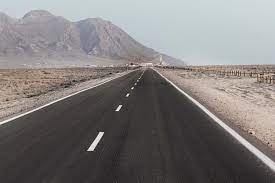
#> input picture reference_guide_code/road_img.jpg, 275 x 183 px
$ jupyter execute detect_line.ipynb   (shell and % lines are left out)
#> lines starting #> are read from the running program, lines starting #| are printed output that depends on the picture; after the words box and inside, x2 and y2 are one past the last pixel; in counts of white or black regions, pixels touching at a corner belong together
[cell 1]
import matplotlib.pyplot as plt
import matplotlib.image as mpimg
import cv2

img = mpimg.imread('road_img.jpg')
#> img is the input picture: shape (183, 275, 3); mean R, G, B 126.5, 123, 122.4

plt.figure(figsize=(10,8))
plt.imshow(img)
plt.show()

[cell 2]
def grayscale(img):
    return cv2.cvtColor(img, cv2.COLOR_RGB2GRAY)

gray = grayscale(img)

plt.figure(figsize=(10, 8))
plt.imshow(gray, cmap='gray')
plt.show()

[cell 3]
def gaussian_blur(img, kernel_size):
    return cv2.GaussianBlur(img, (kernel_size, kernel_size), 0)

kernel_size = 5
blur_gray = gaussian_blur(gray, kernel_size)
#> in gaussian_blur, `return cv2.GaussianBlur(img, (kernel_size, kernel_size), 0)`:
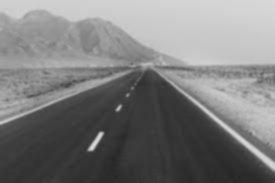
#> returned value: shape (183, 275); min 37, max 217, mean 123.9

plt.figure(figsize=(10, 8))
plt.imshow(gray, cmap='gray')
plt.show()

[cell 4]
def canny(img, low_threshold, high_threshold):
    """Applies the Canny transform"""
    return cv2.Canny(img, low_threshold, high_threshold)

low_threshold = 50
high_threshold = 450
edges = canny(blur_gray, low_threshold, high_threshold)
#> in canny, `return cv2.Canny(img, low_threshold, high_threshold)`:
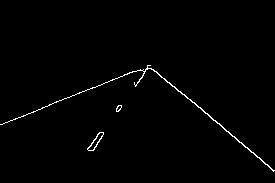
#> returned value: shape (183, 275); 1% white in thin lines or dots, all inside (x1, y1, x2, y2) = (0, 65, 275, 172)

plt.figure(figsize=(10, 8))
plt.imshow(edges, cmap='gray')
plt.show()

[cell 5]
import numpy as np

mask = np.zeros_like(img)

plt.figure(figsize=(10,8))
plt.imshow(mask, cmap='gray')
plt.show()

[cell 6]
if len(img.shape) > 2:
    channel_count = img.shape[2]
#> channel_count = 3
    ignore_mask_color = (255,) * channel_count
#> ignore_mask_color = (255, 255, 255)
else:
    ignore_mask_color = 255

imshape = img.shape
#> imshape = (183, 275, 3)
print(imshape)
#| (183, 275, 3)

vertices = np.array([[(0, 125),
                    (100, 80),
                    (180, 80),
                    (imshape[1], 175)]], dtype=np.int32)

cv2.fillPoly(mask, vertices, ignore_mask_color)
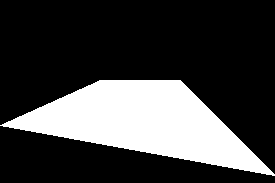
#> mask: shape (183, 275, 3); 25.4% white; 1 white region, box (x1, y1, x2, y2) and area: (0, 80, 275, 176) 12785

plt.figure(figsize=(10,8))
plt.imshow(mask, cmap='gray')
plt.show()

[cell 7]
def region_of_interest(img, vertices):

    mask = np.zeros_like(img)

    if len(img.shape) > 2:
        channel_count = img.shape[2]
        ignore_mask_color = (255,) * channel_count
    else:
        ignore_mask_color = 255

    cv2.fillPoly(mask, vertices, ignore_mask_color)

    masked_image = cv2.bitwise_and(img, mask)

    return masked_image

[cell 8]
imshape = img.shape

height = imshape[0]
#> height = 183
width = imshape[1]
#> width = 275

vertices = np.array([[(0, 125),
                    (100, 80),
                    (180, 80),
                    (imshape[1], 175)]], dtype=np.int32)

mask = region_of_interest(edges, vertices)
#> in region_of_interest, `masked_image = cv2.bitwise_and(img, mask)`:
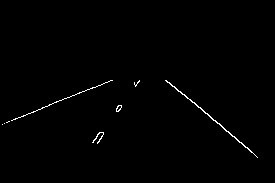
#> masked_image: shape (183, 275); 0.7% white in thin lines or dots, all inside (x1, y1, x2, y2) = (2, 80, 258, 158)

plt.figure(figsize=(10,8))
plt.imshow(mask, cmap='gray')
plt.show()

[cell 9]
def draw_lines(img, lines, color=[255, 0, 0], thickness=3):
    for line in lines:
        for x1, y1, x2, y2 in line:
            cv2.line(img, (x1, y1), (x2, y2), color, thickness)

[cell 10]
def hough_lines(img, rho, theta, threshold, min_line_len, max_line_gap):
    lines = cv2.HoughLinesP(img, rho, theta, threshold, np.array([]), minLineLength=min_line_len, maxLineGap=max_line_gap)
    line_img = np.zeros((img.shape[0], img.shape[1], 3), dtype=np.uint8)
    draw_lines(line_img, lines)

    return line_img

rho = 2
theta = np.pi/180
threshold = 90
min_line_len = 50
max_line_gap = 150

lines = hough_lines(mask, rho, theta, threshold, min_line_len, max_line_gap)
#> in hough_lines, `lines = cv2.HoughLinesP(img, rho, theta, threshold, np.array([]), minL..`: lines = [[165, 80, 257, 157], [2, 124, 112, 80]]
#> the loop in draw_lines, `for line in lines:` made 2 passes
#> after the loop in draw_lines, `for line in lines:`:
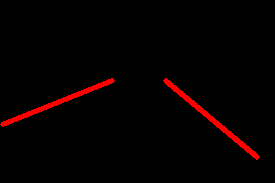
#> img: shape (183, 275, 3); mean of channels 0, 1, 2 6.4, 0, 0; drawn as R, G, B

plt.figure(figsize=(10,8))
plt.imshow(lines, cmap='gray')
plt.show()

[cell 11]
def weighted_img(img, initial_img, x=0.8, y=1., z=0.):
    return cv2.addWeighted(initial_img, x, img, y, z)

lines_edges = weighted_img(lines, img, x=0.8, y=1., z=0.)
#> in weighted_img, `return cv2.addWeighted(initial_img, x, img, y, z)`:
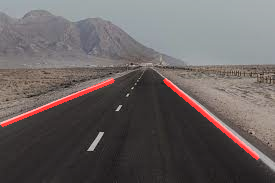
#> returned value: shape (183, 275, 3); mean of channels 0, 1, 2 105.1, 98.4, 97.9; drawn as R, G, B

plt.figure(figsize=(10,8))
plt.imshow(lines_edges)
plt.show()
